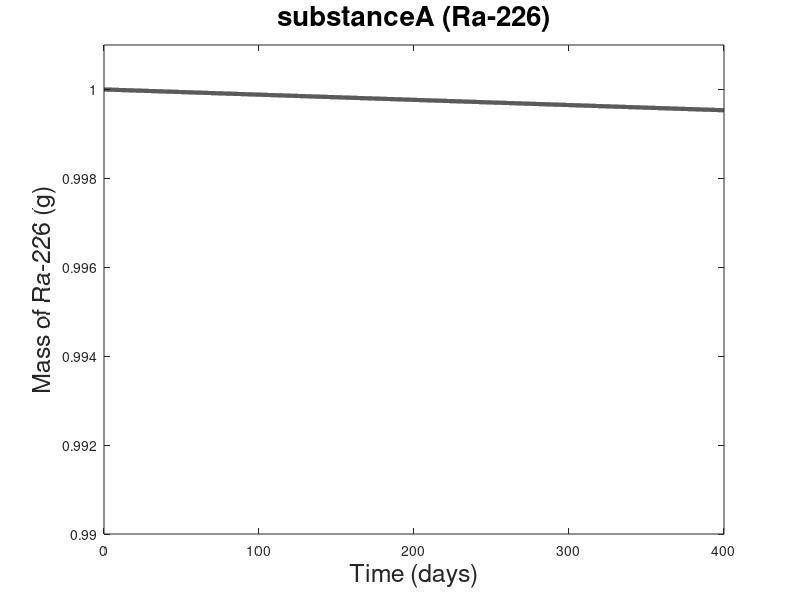
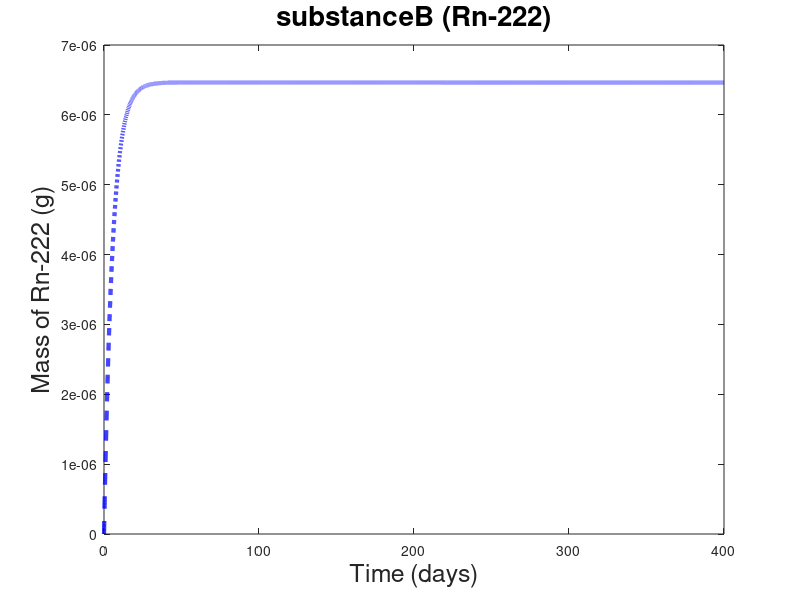

Here is the MATLAB script that generated these plots, in order:
% Radioactive Chain of Three Elements
% Chain: Ra226 → Rn222 → Po218
% MTH/CSC 4170
%% Clear workspace
clear all;

%% Initialize variables
% Set time increment and vector (array) of x (time) values
deltaX = 0.01;      % time step (days)
tf =400;           % final time (days)
x = 0:deltaX:tf;    % time vector (days)
% Constants
decay_rate_A = 0.00000117;  % disintegration constant of Ra226 (1/day)
decay_rate_B = 0.181;       % disintegration constant of Rn222 (1/day)
A0 = 1;                     % initial mass of substanceA (g)
% Set up our stock variables and initial conditions.
A(1) = A0;  % mass vector of A with initial value in grams
B(1) = 0;   % mass vector of B with initial value in grams
C(1) = 0;   % mass vector of C with initial value in grams
%% Main loop
for i = 2:length(x)
    % Rates of change Forward Euler
    decay_A_to_B = decay_rate_A*A(i-1);
    decay_B_to_C = decay_rate_B*B(i-1);
    % Increase or decrease the mass of each substance (Forward Euler)
    A(i) = A(i-1)+(-decay_A_to_B)*deltaX;
    B(i) = B(i-1)+ (decay_A_to_B -decay_B_to_C) * deltaX;
    C(i) = C(i-1)+(decay_B_to_C)* deltaX;
end
%% Plot Solutions
% SubstanceA
figure()
plot(x, A, 'k', 'LineWidth', 3.0);
% Restrict y-axis
ylim([0.99 1.001]);
% Label both axes
xlabel('Time (days)', 'fontsize', 18);
ylabel('Mass of Ra-226 (g)', 'fontsize', 18);
% Add plot title
title(['substanceA (Ra-226)'], 'fontsize', 20);

%SubstanceB
figure()
plot(x, B, 'b--', 'LineWidth', 3.0);
% Label both axes
xlabel('Time (days)', 'fontsize', 18);
ylabel('Mass of Rn-222 (g)', 'fontsize', 18);
% Add plot title
title(['substanceB (Rn-222)'], 'fontsize', 20);
